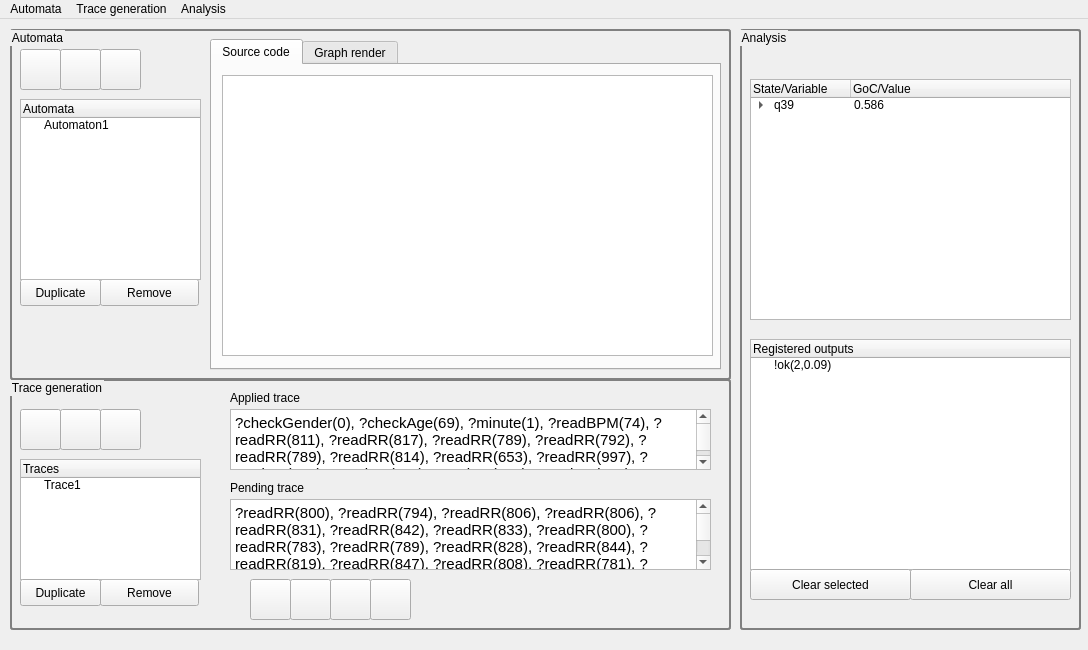
<?xml version="1.0" encoding="UTF-8"?>
<ui version="4.0">
 <class>mainw</class>
 <widget class="QMainWindow" name="mainw">
  <property name="geometry">
   <rect>
    <x>0</x>
    <y>0</y>
    <width>1088</width>
    <height>650</height>
   </rect>
  </property>
  <property name="sizePolicy">
   <sizepolicy hsizetype="Fixed" vsizetype="Fixed">
    <horstretch>0</horstretch>
    <verstretch>0</verstretch>
   </sizepolicy>
  </property>
  <property name="minimumSize">
   <size>
    <width>1088</width>
    <height>650</height>
   </size>
  </property>
  <property name="maximumSize">
   <size>
    <width>1088</width>
    <height>650</height>
   </size>
  </property>
  <property name="windowTitle">
   <string>AUNTY</string>
  </property>
  <property name="windowIcon">
   <iconset>
    <normaloff>../img/minimalist_gengar_icon__free_to_use__by_jedflah-dadvg7c.png</normaloff>../img/minimalist_gengar_icon__free_to_use__by_jedflah-dadvg7c.png</iconset>
  </property>
  <property name="toolButtonStyle">
   <enum>Qt::ToolButtonIconOnly</enum>
  </property>
  <property name="documentMode">
   <bool>false</bool>
  </property>
  <widget class="QWidget" name="centralwidget">
   <widget class="QGroupBox" name="automataGB">
    <property name="geometry">
     <rect>
      <x>10</x>
      <y>10</y>
      <width>721</width>
      <height>351</height>
     </rect>
    </property>
    <property name="styleSheet">
     <string notr="true">QGroupBox { 
     border: 2px solid gray; 
     border-radius: 3px; 
 } </string>
    </property>
    <property name="title">
     <string>Automata</string>
    </property>
    <widget class="QPushButton" name="automata_open">
     <property name="geometry">
      <rect>
       <x>50</x>
       <y>20</y>
       <width>41</width>
       <height>41</height>
      </rect>
     </property>
     <property name="text">
      <string/>
     </property>
     <property name="icon">
      <iconset>
       <normaloff>../img/document-open.png</normaloff>../img/document-open.png</iconset>
     </property>
     <property name="iconSize">
      <size>
       <width>32</width>
       <height>32</height>
      </size>
     </property>
    </widget>
    <widget class="QPushButton" name="automata_save">
     <property name="geometry">
      <rect>
       <x>90</x>
       <y>20</y>
       <width>41</width>
       <height>41</height>
      </rect>
     </property>
     <property name="text">
      <string/>
     </property>
     <property name="icon">
      <iconset>
       <normaloff>../img/document-save.png</normaloff>../img/document-save.png</iconset>
     </property>
     <property name="iconSize">
      <size>
       <width>32</width>
       <height>32</height>
      </size>
     </property>
    </widget>
    <widget class="QPushButton" name="automata_new">
     <property name="geometry">
      <rect>
       <x>10</x>
       <y>20</y>
       <width>41</width>
       <height>41</height>
      </rect>
     </property>
     <property name="text">
      <string/>
     </property>
     <property name="icon">
      <iconset>
       <normaloff>../img/document-new.png</normaloff>../img/document-new.png</iconset>
     </property>
     <property name="iconSize">
      <size>
       <width>32</width>
       <height>32</height>
      </size>
     </property>
    </widget>
    <widget class="QPushButton" name="automata_remove">
     <property name="geometry">
      <rect>
       <x>90</x>
       <y>250</y>
       <width>99</width>
       <height>27</height>
      </rect>
     </property>
     <property name="text">
      <string>Remove</string>
     </property>
    </widget>
    <widget class="QPushButton" name="automata_duplicate">
     <property name="geometry">
      <rect>
       <x>10</x>
       <y>250</y>
       <width>81</width>
       <height>27</height>
      </rect>
     </property>
     <property name="text">
      <string>Duplicate</string>
     </property>
    </widget>
    <widget class="QTreeWidget" name="automata_list">
     <property name="geometry">
      <rect>
       <x>10</x>
       <y>70</y>
       <width>181</width>
       <height>181</height>
      </rect>
     </property>
     <column>
      <property name="text">
       <string>Automata</string>
      </property>
     </column>
     <item>
      <property name="text">
       <string>Automaton1</string>
      </property>
     </item>
    </widget>
    <widget class="QTabWidget" name="automata_tabs">
     <property name="geometry">
      <rect>
       <x>200</x>
       <y>10</y>
       <width>511</width>
       <height>331</height>
      </rect>
     </property>
     <property name="currentIndex">
      <number>0</number>
     </property>
     <widget class="QWidget" name="automata_sourcecode">
      <attribute name="title">
       <string>Source code</string>
      </attribute>
      <widget class="QPlainTextEdit" name="automata_plaintext">
       <property name="geometry">
        <rect>
         <x>10</x>
         <y>10</y>
         <width>491</width>
         <height>281</height>
        </rect>
       </property>
      </widget>
     </widget>
     <widget class="QWidget" name="automata_renderer">
      <attribute name="title">
       <string>Graph render</string>
      </attribute>
     </widget>
    </widget>
   </widget>
   <widget class="QGroupBox" name="analysisGB">
    <property name="geometry">
     <rect>
      <x>740</x>
      <y>10</y>
      <width>341</width>
      <height>601</height>
     </rect>
    </property>
    <property name="styleSheet">
     <string notr="true">QGroupBox { 
     border: 2px solid gray; 
     border-radius: 3px; 
 } </string>
    </property>
    <property name="title">
     <string>Analysis</string>
    </property>
    <widget class="QTreeWidget" name="analysis_states">
     <property name="geometry">
      <rect>
       <x>10</x>
       <y>50</y>
       <width>321</width>
       <height>241</height>
      </rect>
     </property>
     <column>
      <property name="text">
       <string>State/Variable</string>
      </property>
     </column>
     <column>
      <property name="text">
       <string>GoC/Value</string>
      </property>
     </column>
     <item>
      <property name="text">
       <string>q39</string>
      </property>
      <property name="text">
       <string>0.586</string>
      </property>
      <item>
       <property name="text">
        <string>min</string>
       </property>
       <property name="text">
        <string>5</string>
       </property>
      </item>
      <item>
       <property name="text">
        <string>branchGoC</string>
       </property>
       <property name="text">
        <string>0.721</string>
       </property>
      </item>
     </item>
    </widget>
    <widget class="QTreeWidget" name="analysis_outputs">
     <property name="geometry">
      <rect>
       <x>10</x>
       <y>310</y>
       <width>321</width>
       <height>231</height>
      </rect>
     </property>
     <column>
      <property name="text">
       <string>Registered outputs</string>
      </property>
     </column>
     <item>
      <property name="text">
       <string>!ok(2,0.09)</string>
      </property>
     </item>
    </widget>
    <widget class="QPushButton" name="analysis_clearselected">
     <property name="geometry">
      <rect>
       <x>10</x>
       <y>540</y>
       <width>161</width>
       <height>31</height>
      </rect>
     </property>
     <property name="text">
      <string>Clear selected</string>
     </property>
    </widget>
    <widget class="QPushButton" name="analysis_clearall">
     <property name="geometry">
      <rect>
       <x>170</x>
       <y>540</y>
       <width>161</width>
       <height>31</height>
      </rect>
     </property>
     <property name="text">
      <string>Clear all</string>
     </property>
    </widget>
   </widget>
   <widget class="QGroupBox" name="traceGB">
    <property name="geometry">
     <rect>
      <x>10</x>
      <y>360</y>
      <width>721</width>
      <height>251</height>
     </rect>
    </property>
    <property name="styleSheet">
     <string notr="true">QGroupBox { 
     border: 2px solid gray; 
     border-radius: 3px; 
 } </string>
    </property>
    <property name="title">
     <string>Trace generation</string>
    </property>
    <widget class="QPushButton" name="trace_open">
     <property name="geometry">
      <rect>
       <x>50</x>
       <y>30</y>
       <width>41</width>
       <height>41</height>
      </rect>
     </property>
     <property name="text">
      <string/>
     </property>
     <property name="icon">
      <iconset>
       <normaloff>../img/document-open.png</normaloff>../img/document-open.png</iconset>
     </property>
     <property name="iconSize">
      <size>
       <width>32</width>
       <height>32</height>
      </size>
     </property>
    </widget>
    <widget class="QPushButton" name="trace_save">
     <property name="geometry">
      <rect>
       <x>90</x>
       <y>30</y>
       <width>41</width>
       <height>41</height>
      </rect>
     </property>
     <property name="text">
      <string/>
     </property>
     <property name="icon">
      <iconset>
       <normaloff>../img/document-save.png</normaloff>../img/document-save.png</iconset>
     </property>
     <property name="iconSize">
      <size>
       <width>32</width>
       <height>32</height>
      </size>
     </property>
    </widget>
    <widget class="QPushButton" name="trace_new">
     <property name="geometry">
      <rect>
       <x>10</x>
       <y>30</y>
       <width>41</width>
       <height>41</height>
      </rect>
     </property>
     <property name="text">
      <string/>
     </property>
     <property name="icon">
      <iconset>
       <normaloff>../img/document-new.png</normaloff>../img/document-new.png</iconset>
     </property>
     <property name="iconSize">
      <size>
       <width>32</width>
       <height>32</height>
      </size>
     </property>
    </widget>
    <widget class="QPushButton" name="trace_remove">
     <property name="geometry">
      <rect>
       <x>90</x>
       <y>200</y>
       <width>99</width>
       <height>27</height>
      </rect>
     </property>
     <property name="text">
      <string>Remove</string>
     </property>
    </widget>
    <widget class="QTreeWidget" name="trace_list">
     <property name="geometry">
      <rect>
       <x>10</x>
       <y>80</y>
       <width>181</width>
       <height>121</height>
      </rect>
     </property>
     <column>
      <property name="text">
       <string>Traces</string>
      </property>
     </column>
     <item>
      <property name="text">
       <string>Trace1</string>
      </property>
     </item>
    </widget>
    <widget class="QPushButton" name="trace_duplicate">
     <property name="geometry">
      <rect>
       <x>10</x>
       <y>200</y>
       <width>81</width>
       <height>27</height>
      </rect>
     </property>
     <property name="text">
      <string>Duplicate</string>
     </property>
    </widget>
    <widget class="QTextBrowser" name="trace_textBrowser">
     <property name="geometry">
      <rect>
       <x>220</x>
       <y>30</y>
       <width>481</width>
       <height>61</height>
      </rect>
     </property>
     <property name="html">
      <string>&lt;!DOCTYPE HTML PUBLIC &quot;-//W3C//DTD HTML 4.0//EN&quot; &quot;http://www.w3.org/TR/REC-html40/strict.dtd&quot;&gt;
&lt;html&gt;&lt;head&gt;&lt;meta name=&quot;qrichtext&quot; content=&quot;1&quot; /&gt;&lt;style type=&quot;text/css&quot;&gt;
p, li { white-space: pre-wrap; }
&lt;/style&gt;&lt;/head&gt;&lt;body style=&quot; font-family:'Ubuntu'; font-size:11pt; font-weight:400; font-style:normal;&quot;&gt;
&lt;p style=&quot; margin-top:0px; margin-bottom:0px; margin-left:0px; margin-right:0px; -qt-block-indent:0; text-indent:0px;&quot;&gt;?checkGender(0), ?checkAge(69), ?minute(1), ?readBPM(74), ?readRR(811), ?readRR(817), ?readRR(789), ?readRR(792), ?readRR(789), ?readRR(814), ?readRR(653), ?readRR(997), ?readRR(844), ?readRR(811), ?readRR(792), ?readRR(767), ?readRR(842), ?readRR(853), ?readRR(822), ?readRR(828), ?readRR(825), ?readRR(797), ?readRR(792), ?readRR(794), ?readRR(819), ?readRR(869), ?readRR(825), ?readRR(783), ?readRR(786), ?readRR(781), ?readRR(789), ?readRR(808), ?readRR(819), ?readRR(828), ?readRR(844), ?readRR(803), ?readRR(778), ?readRR(800), ?readRR(786), ?readRR(858), ?readRR(842), ?readRR(828), ?readRR(800), ?readRR(833), ?readRR(797), ?readRR(783), ?readRR(822), ?readRR(844), ?readRR(878), ?readRR(828), ?readRR(775), ?readRR(806), ?readRR(811), ?readRR(794), ?readRR(836), ?readRR(833), ?readRR(825), ?readRR(811), ?readRR(783), ?readRR(783), ?readRR(808), ?readRR(844), ?readRR(833), ?readRR(822), ?readRR(814), ?readRR(775), ?readRR(794), ?readRR(781), ?readRR(797), ?readRR(853), ?readRR(847), ?readRR(822), ?readRR(789), ?readRR(783), ?readRR(786), ?readRR(814), ?readRR(814), ?readRR(847), ?noMorePendingRR(1), ?minute(2), ?readBPM(74), ?readRR(836), ?readRR(811), ?readRR(781), ?readRR(772), ?readRR(789), ?readRR(803), ?readRR(839), ?readRR(825), ?readRR(817), ?readRR(775), ?readRR(797), ?readRR(792), ?readRR(800), ?readRR(817), ?readRR(856), ?readRR(831), ?readRR(789), ?readRR(781), ?readRR(792), ?readRR(831), ?readRR(825), ?readRR(828), ?readRR(833), ?readRR(822), ?readRR(797), ?readRR(781), ?readRR(792), ?readRR(811), ?readRR(861), ?readRR(847), ?readRR(817), ?readRR(792), ?readRR(789), ?readRR(792), ?readRR(811), ?readRR(825), ?readRR(844), ?readRR(856), ?readRR(808), ?readRR(769), ?readRR(797), ?readRR(800), ?readRR(819), ?readRR(836), ?readRR(819), ?readRR(828), ?readRR(800), ?readRR(781), ?readRR(778), ?readRR(811), ?readRR(825), ?readRR(864), ?readRR(828), ?readRR(792), ?readRR(789), ?readRR(800), ?readRR(792), ?readRR(814), ?readRR(836), ?readRR(836), ?readRR(822), ?readRR(769), ?readRR(753), ?readRR(797), ?readRR(819), ?readRR(811), ?readRR(833), ?readRR(828), ?readRR(783), ?readRR(739), ?readRR(833), ?readRR(781), ?readRR(831), ?readRR(864), ?noMorePendingRR(2), ?minute(3), ?readBPM(76), ?readRR(825), ?readRR(800), ?readRR(781), ?readRR(783), ?readRR(800), ?readRR(797), ?readRR(814), ?readRR(844), ?readRR(828), ?readRR(778), ?readRR(758), ?readRR(783), ?readRR(769), ?readRR(828), ?readRR(819), ?readRR(806), ?readRR(786), ?readRR(786), ?readRR(778), ?readRR(761), ?readRR(789), ?readRR(814), ?readRR(850), ?readRR(808), ?readRR(772), ?readRR(778), ?readRR(789), ?readRR(783), ?readRR(800), ?readRR(819), ?readRR(822), ?readRR(803), ?readRR(775), ?readRR(772), ?readRR(772), ?readRR(808), ?readRR(808), ?readRR(825), ?readRR(800), ?readRR(772), ?readRR(775), ?readRR(775), ?readRR(778), ?readRR(792), ?readRR(822), ?readRR(825), ?readRR(783), ?readRR(753), ?readRR(772), ?readRR(783), ?readRR(792), ?readRR(814), ?readRR(828), ?readRR(828), ?readRR(803), ?readRR(769), ?readRR(772), ?readRR(800), ?readRR(811), ?readRR(836), ?readRR(844), ?readRR(800), ?readRR(794), ?readRR(800), ?readRR(786), ?readRR(792), ?readRR(831), ?readRR(844), ?readRR(836), ?readRR(800), ?readRR(756), ?readRR(797), ?readRR(803), ?readRR(811), ?readRR(825), ?readRR(828), ?noMorePendingRR(3), ?minute(4), ?readBPM(74), ?readRR(806), ?readRR(794), ?readRR(772), ?readRR(775), ?readRR(825), ?readRR(519), ?readRR(942), ?readRR(839), ?readRR(819), ?readRR(778), ?readRR(819), ?readRR(808), ?readRR(811), ?readRR(847), ?readRR(869), ?readRR(817), ?readRR(767), ?readRR(789), ?readRR(792), ?readRR(831), ?readRR(828), ?readRR(833), ?readRR(847), ?readRR(817), ?readRR(775), ?readRR(794), ?readRR(819), ?readRR(844), ?readRR(858), ?readRR(828), ?readRR(797), ?readRR(794), ?readRR(789), ?readRR(608), ?readRR(964), ?readRR(831), ?readRR(836), ?readRR(836), ?readRR(781), ?readRR(753), ?readRR(800), ?readRR(811), ?readRR(828), ?readRR(806), ?readRR(828), ?readRR(800), ?readRR(792), ?readRR(764), ?readRR(797), ?readRR(839), ?readRR(839), ?readRR(833), ?readRR(811), ?readRR(797), ?readRR(783), ?readRR(797), ?readRR(811), ?readRR(831), ?readRR(844), ?readRR(842), ?readRR(803), ?readRR(789), ?readRR(783), ?readRR(839), ?readRR(861), ?readRR(844), ?readRR(836), ?readRR(836), ?readRR(811), ?readRR(772), ?readRR(808), ?readRR(836), ?readRR(853), ?readRR(839), ?noMorePendingRR(4), ?minute(5), ?readBPM(74),  ?readRR(825)&lt;/p&gt;&lt;/body&gt;&lt;/html&gt;</string>
     </property>
    </widget>
    <widget class="QTextEdit" name="trace_textEdit">
     <property name="geometry">
      <rect>
       <x>220</x>
       <y>120</y>
       <width>481</width>
       <height>71</height>
      </rect>
     </property>
     <property name="html">
      <string>&lt;!DOCTYPE HTML PUBLIC &quot;-//W3C//DTD HTML 4.0//EN&quot; &quot;http://www.w3.org/TR/REC-html40/strict.dtd&quot;&gt;
&lt;html&gt;&lt;head&gt;&lt;meta name=&quot;qrichtext&quot; content=&quot;1&quot; /&gt;&lt;style type=&quot;text/css&quot;&gt;
p, li { white-space: pre-wrap; }
&lt;/style&gt;&lt;/head&gt;&lt;body style=&quot; font-family:'Ubuntu'; font-size:11pt; font-weight:400; font-style:normal;&quot;&gt;
&lt;p style=&quot; margin-top:0px; margin-bottom:0px; margin-left:0px; margin-right:0px; -qt-block-indent:0; text-indent:0px;&quot;&gt;?readRR(800), ?readRR(794), ?readRR(806), ?readRR(806), ?readRR(831), ?readRR(842), ?readRR(833), ?readRR(800), ?readRR(783), ?readRR(789), ?readRR(828), ?readRR(844), ?readRR(819), ?readRR(847), ?readRR(808), ?readRR(781), ?readRR(789), ?readRR(811), ?readRR(819), ?readRR(869), ?readRR(836), ?readRR(800), ?readRR(803), ?readRR(775), ?readRR(808), ?readRR(833), ?readRR(839), ?readRR(842), ?readRR(856), ?readRR(794), ?readRR(772), ?readRR(778), ?readRR(814), ?readRR(853), ?readRR(828), ?readRR(819), ?readRR(814), ?readRR(811), ?readRR(781), ?readRR(781), ?readRR(811), ?readRR(831), ?readRR(550), ?readRR(975), ?readRR(797), ?readRR(775), ?readRR(792), ?readRR(806), ?readRR(800), ?readRR(814), ?readRR(800), ?readRR(817), ?readRR(783), ?readRR(764), ?readRR(786), ?readRR(822), ?readRR(828), ?readRR(817), ?readRR(833), ?readRR(783), ?readRR(794), ?readRR(800), ?readRR(800), ?readRR(833), ?readRR(856), ?readRR(828), ?readRR(800), ?readRR(783), ?readRR(769), ?readRR(808), ?readRR(828), ?readRR(822), ?readRR(825), ?noMorePendingRR(5)&lt;/p&gt;&lt;/body&gt;&lt;/html&gt;</string>
     </property>
    </widget>
    <widget class="QPushButton" name="trace_forward">
     <property name="geometry">
      <rect>
       <x>320</x>
       <y>200</y>
       <width>41</width>
       <height>41</height>
      </rect>
     </property>
     <property name="text">
      <string/>
     </property>
     <property name="icon">
      <iconset>
       <normaloff>../img/arrow-right.png</normaloff>../img/arrow-right.png</iconset>
     </property>
     <property name="iconSize">
      <size>
       <width>32</width>
       <height>32</height>
      </size>
     </property>
    </widget>
    <widget class="QPushButton" name="trace_fastbackward">
     <property name="geometry">
      <rect>
       <x>240</x>
       <y>200</y>
       <width>41</width>
       <height>41</height>
      </rect>
     </property>
     <property name="text">
      <string/>
     </property>
     <property name="icon">
      <iconset>
       <normaloff>../img/arrow-left-double.png</normaloff>../img/arrow-left-double.png</iconset>
     </property>
     <property name="iconSize">
      <size>
       <width>32</width>
       <height>32</height>
      </size>
     </property>
    </widget>
    <widget class="QPushButton" name="trace_fastforward">
     <property name="geometry">
      <rect>
       <x>360</x>
       <y>200</y>
       <width>41</width>
       <height>41</height>
      </rect>
     </property>
     <property name="text">
      <string/>
     </property>
     <property name="icon">
      <iconset>
       <normaloff>../img/arrow-right-double.png</normaloff>../img/arrow-right-double.png</iconset>
     </property>
     <property name="iconSize">
      <size>
       <width>32</width>
       <height>32</height>
      </size>
     </property>
    </widget>
    <widget class="QPushButton" name="trace_backward">
     <property name="geometry">
      <rect>
       <x>280</x>
       <y>200</y>
       <width>41</width>
       <height>41</height>
      </rect>
     </property>
     <property name="text">
      <string/>
     </property>
     <property name="icon">
      <iconset>
       <normaloff>../img/arrow-left.png</normaloff>../img/arrow-left.png</iconset>
     </property>
     <property name="iconSize">
      <size>
       <width>32</width>
       <height>32</height>
      </size>
     </property>
    </widget>
    <widget class="QLabel" name="trace_label_applied">
     <property name="geometry">
      <rect>
       <x>220</x>
       <y>10</y>
       <width>471</width>
       <height>17</height>
      </rect>
     </property>
     <property name="text">
      <string>Applied trace</string>
     </property>
    </widget>
    <widget class="QLabel" name="trace_label_pending">
     <property name="geometry">
      <rect>
       <x>220</x>
       <y>100</y>
       <width>471</width>
       <height>17</height>
      </rect>
     </property>
     <property name="text">
      <string>Pending trace</string>
     </property>
    </widget>
   </widget>
  </widget>
  <widget class="QMenuBar" name="menubar">
   <property name="geometry">
    <rect>
     <x>0</x>
     <y>0</y>
     <width>1088</width>
     <height>25</height>
    </rect>
   </property>
   <widget class="QMenu" name="menuAutomata">
    <property name="title">
     <string>Automata</string>
    </property>
    <widget class="QMenu" name="automata_menuFile">
     <property name="title">
      <string>File</string>
     </property>
     <addaction name="automata_actionNew"/>
     <addaction name="automata_actionOpen"/>
     <addaction name="automata_actionSave"/>
    </widget>
    <widget class="QMenu" name="automata_menuAutomata">
     <property name="title">
      <string>Automata</string>
     </property>
     <addaction name="automata_actionDuplicate"/>
     <addaction name="automata_actionRemove"/>
    </widget>
    <addaction name="automata_menuFile"/>
    <addaction name="automata_menuAutomata"/>
   </widget>
   <widget class="QMenu" name="menuGeneration">
    <property name="title">
     <string>Trace generation</string>
    </property>
    <widget class="QMenu" name="trace_menuFile">
     <property name="title">
      <string>File</string>
     </property>
     <addaction name="trace_actionNew"/>
     <addaction name="trace_actionOpen"/>
     <addaction name="trace_actionSave"/>
    </widget>
    <widget class="QMenu" name="menuNavigation">
     <property name="title">
      <string>Navigation</string>
     </property>
     <addaction name="trace_actionFastBackward"/>
     <addaction name="trace_actionBackward"/>
     <addaction name="trace_actionForward"/>
     <addaction name="trace_actionFastForward"/>
    </widget>
    <widget class="QMenu" name="menuTrace">
     <property name="title">
      <string>Trace</string>
     </property>
     <addaction name="trace_actionDuplicate"/>
     <addaction name="trace_actionRemove"/>
    </widget>
    <addaction name="trace_menuFile"/>
    <addaction name="menuTrace"/>
    <addaction name="menuNavigation"/>
    <addaction name="separator"/>
    <addaction name="trace_actionGenerate"/>
   </widget>
   <widget class="QMenu" name="menuAnalysis">
    <property name="title">
     <string>Analysis</string>
    </property>
    <widget class="QMenu" name="menuRegistered_outputs">
     <property name="title">
      <string>Registered outputs</string>
     </property>
     <addaction name="analysis_actionClearSelected"/>
     <addaction name="analysis_actionClearAll"/>
    </widget>
    <addaction name="menuRegistered_outputs"/>
    <addaction name="separator"/>
    <addaction name="actionStep_by_step"/>
    <addaction name="actionResults_table"/>
   </widget>
   <addaction name="menuAutomata"/>
   <addaction name="menuGeneration"/>
   <addaction name="menuAnalysis"/>
  </widget>
  <action name="actionMaestra">
   <property name="text">
    <string>Maestra</string>
   </property>
  </action>
  <action name="automata_actionOpen">
   <property name="text">
    <string>Open</string>
   </property>
   <property name="shortcut">
    <string/>
   </property>
  </action>
  <action name="automata_actionSave">
   <property name="text">
    <string>Save</string>
   </property>
  </action>
  <action name="trace_actionGenerate">
   <property name="text">
    <string>Trace from patient</string>
   </property>
  </action>
  <action name="actionStep_by_step">
   <property name="text">
    <string>Step by step</string>
   </property>
  </action>
  <action name="actionResults_table">
   <property name="text">
    <string>Results table</string>
   </property>
  </action>
  <action name="trace_actionNew">
   <property name="text">
    <string>New</string>
   </property>
  </action>
  <action name="analysis_actionClearSelected">
   <property name="text">
    <string>Clear selected</string>
   </property>
  </action>
  <action name="analysis_actionClearAll">
   <property name="text">
    <string>Clear all</string>
   </property>
  </action>
  <action name="automata_actionDuplicate">
   <property name="text">
    <string>Duplicate</string>
   </property>
  </action>
  <action name="automata_actionRemove">
   <property name="text">
    <string>Remove</string>
   </property>
  </action>
  <action name="automata_actionNew">
   <property name="text">
    <string>New</string>
   </property>
  </action>
  <action name="trace_actionFastBackward">
   <property name="text">
    <string>Fast Backward</string>
   </property>
  </action>
  <action name="trace_actionBackward">
   <property name="text">
    <string>Backward</string>
   </property>
  </action>
  <action name="trace_actionForward">
   <property name="text">
    <string>Forward</string>
   </property>
  </action>
  <action name="trace_actionFastForward">
   <property name="text">
    <string>Fast Forward</string>
   </property>
  </action>
  <action name="trace_actionOpen">
   <property name="text">
    <string>Open</string>
   </property>
  </action>
  <action name="trace_actionSave">
   <property name="text">
    <string>Save</string>
   </property>
  </action>
  <action name="trace_actionDuplicate">
   <property name="text">
    <string>Duplicate</string>
   </property>
  </action>
  <action name="trace_actionRemove">
   <property name="text">
    <string>Remove</string>
   </property>
  </action>
 </widget>
 <resources/>
 <connections/>
</ui>
